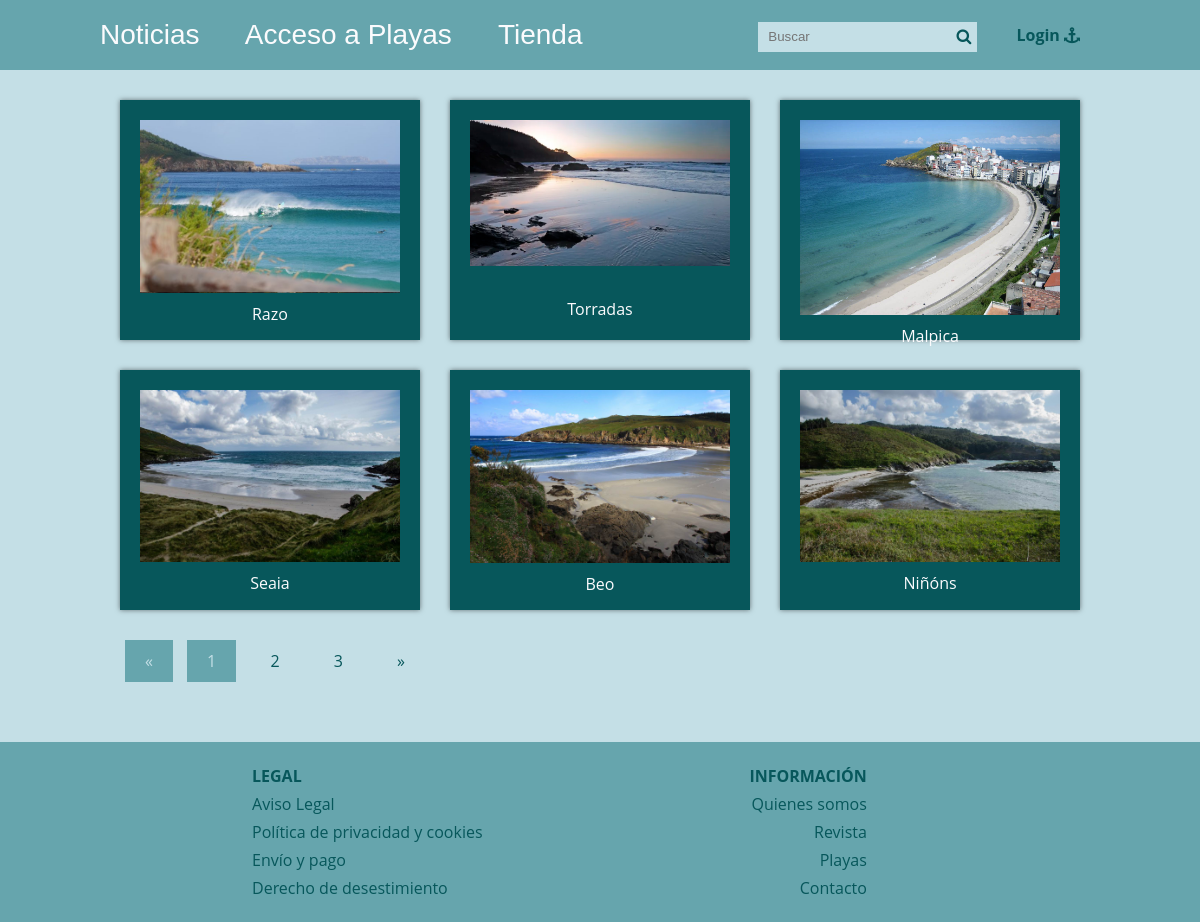
Screenshot of /blog/playas.php with the database file from the repository.
### tables this page shows
CREATE TABLE Playas (
    id INT AUTO_INCREMENT PRIMARY KEY,
    nombre VARCHAR(100) NOT NULL,
    descripcion TEXT NOT NULL,
    geolocalizacion TEXT,
    imagen VARCHAR(255),
    CodCatPla INT, 
    FOREIGN KEY (CodCatPla) REFERENCES Categorias_Playas(CodCatPla)
);

### blog/admin/config.php (called while the page is built, shortened)
<?php
$blog_config = array(
    'post_por_pagina' => '6',
    'carpeta_imagenes' => 'imagenes/',
);
?>

### blog/functions.php (called while the page is built, shortened)
<?php
function pagina_actual(){
    return isset($_GET['p']) ? (int)$_GET['p'] : 1;
}
function obtener_post_playas($post_por_pagina, $conexion){
    $inicio = (pagina_actual() > 1 ? pagina_actual() * $post_por_pagina - $post_por_pagina : 0);
    $sentencia = $conexion->prepare("SELECT SQL_CALC_FOUND_ROWS * FROM playas LIMIT $inicio, $post_por_pagina");
    $sentencia->execute();
    return $sentencia->fetchAll();
}
?>

### blog/views/playas.view.php (the view)
<?php require 'header.php'; ?>
    <div class="container">
    <?php foreach($posts as $post): ?>
            <div class="square">
            <div class="image-container">
            <img src="<?php echo RUTA; ?>/weather/images/<?php echo $post['imagen']; ?>" alt="">
            </div>
                <a href="playa.php?id=<?php echo $post['id']; ?>">
                <div class="content"><?php echo $post['nombre']; ?></div>
                </a>
    </div>
<?php endforeach; ?>
        <?php require 'paginacion_playas.php'; ?>
    </div>
    <?php  require 'footer.php' ; ?>

### blog/css/estilos.css (style rules this page uses)
:root { --color4: #003b46; --color2: #07575b; --color3: #66a5ad; --color1: #c4dfe6; --color5: #fbfbfd; }
* { margin: 0; padding: 0; -webkit-box-sizing: border-box; -moz-box-sizing: border-box; box-sizing: border-box; }
body { font-size: 16px; font-family: 'Open Sans', sans-serif; background: var(--color1); color: var(--color2); margin: 0; }
a { text-decoration: none; color: var(--color5); }

### blog/css/views.css (style rules this page uses)
:root { --color3: #66a5ad; --color2: #07575b; --color4: #66a5ad; --color1: #c4dfe6; --color5: #fbfbfd; }
.container { display: flex; flex-wrap: wrap; justify-content: space-between; width: 80%; margin: 0 auto; }
.square { width: calc(33.32% - 20px); background: var(--color2); box-shadow: 0px 0px 5px rgba(0,0,0, .5); margin-bottom: 30px; padding: 20px; color: var(--color3); box-sizing: border-box; height: calc(35vh - 40px); display: flex; flex-direction: column; justify-content: space-between; align-items: center; }
.image-container { width: 100%; flex: 0 0 30%; padding: 0px; box-sizing: border-box; display: flex; justify-content: center; align-items: center; margin-bottom: 10px; }
.image-container img { width: 100%; height: 10 0%; object-fit: cover; }

### rows the page displays
playas: imagen (picture), nombre "Razo"
playas: imagen (picture), nombre "Torradas"
playas: imagen (picture), nombre "Malpica"
playas: imagen (picture), nombre "Seaia"
playas: imagen (picture), nombre "Beo"
playas: imagen (picture), nombre "Niñóns"
